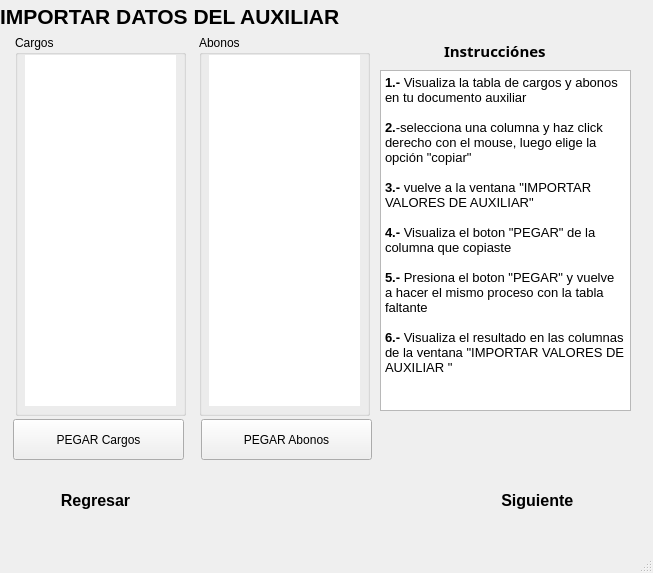
<?xml version="1.0" encoding="UTF-8"?>
<ui version="4.0">
 <class>ventana_Importar_Auxiliar</class>
 <widget class="QMainWindow" name="ventana_Importar_Auxiliar">
  <property name="geometry">
   <rect>
    <x>0</x>
    <y>0</y>
    <width>653</width>
    <height>573</height>
   </rect>
  </property>
  <property name="windowTitle">
   <string>MainWindow</string>
  </property>
  <widget class="QWidget" name="centralwidget">
   <widget class="QGroupBox" name="groupBox_Cargos">
    <property name="geometry">
     <rect>
      <x>15</x>
      <y>35</y>
      <width>171</width>
      <height>381</height>
     </rect>
    </property>
    <property name="title">
     <string>Cargos</string>
    </property>
    <widget class="QTableWidget" name="tableWidget_Cargos">
     <property name="geometry">
      <rect>
       <x>10</x>
       <y>20</y>
       <width>151</width>
       <height>351</height>
      </rect>
     </property>
     <property name="frameShape">
      <enum>QFrame::NoFrame</enum>
     </property>
     <property name="editTriggers">
      <set>QAbstractItemView::NoEditTriggers</set>
     </property>
    </widget>
   </widget>
   <widget class="QGroupBox" name="groupBox_Abonos">
    <property name="geometry">
     <rect>
      <x>199</x>
      <y>35</y>
      <width>171</width>
      <height>381</height>
     </rect>
    </property>
    <property name="title">
     <string>Abonos</string>
    </property>
    <widget class="QTableWidget" name="tableWidget_Abonos">
     <property name="geometry">
      <rect>
       <x>10</x>
       <y>20</y>
       <width>151</width>
       <height>351</height>
      </rect>
     </property>
     <property name="frameShape">
      <enum>QFrame::NoFrame</enum>
     </property>
     <property name="editTriggers">
      <set>QAbstractItemView::NoEditTriggers</set>
     </property>
    </widget>
   </widget>
   <widget class="QLabel" name="label_ImportarAux">
    <property name="geometry">
     <rect>
      <x>0</x>
      <y>6</y>
      <width>641</width>
      <height>21</height>
     </rect>
    </property>
    <property name="font">
     <font>
      <pointsize>16</pointsize>
      <weight>75</weight>
      <bold>true</bold>
     </font>
    </property>
    <property name="layoutDirection">
     <enum>Qt::RightToLeft</enum>
    </property>
    <property name="styleSheet">
     <string notr="true">QLabel {
    qproperty-alignment: 'AlignCenter';
}</string>
    </property>
    <property name="text">
     <string>IMPORTAR DATOS DEL AUXILIAR</string>
    </property>
   </widget>
   <widget class="QPushButton" name="btn_pasteCargos">
    <property name="geometry">
     <rect>
      <x>13</x>
      <y>419</y>
      <width>171</width>
      <height>41</height>
     </rect>
    </property>
    <property name="cursor">
     <cursorShape>PointingHandCursor</cursorShape>
    </property>
    <property name="text">
     <string>PEGAR Cargos</string>
    </property>
   </widget>
   <widget class="QPushButton" name="btn_pasteAbonos">
    <property name="geometry">
     <rect>
      <x>201</x>
      <y>419</y>
      <width>171</width>
      <height>41</height>
     </rect>
    </property>
    <property name="cursor">
     <cursorShape>PointingHandCursor</cursorShape>
    </property>
    <property name="text">
     <string>PEGAR Abonos</string>
    </property>
   </widget>
   <widget class="QLabel" name="label_Instrucciones">
    <property name="geometry">
     <rect>
      <x>444</x>
      <y>30</y>
      <width>121</width>
      <height>41</height>
     </rect>
    </property>
    <property name="font">
     <font>
      <family>Source Code Pro</family>
      <pointsize>11</pointsize>
      <weight>75</weight>
      <bold>true</bold>
     </font>
    </property>
    <property name="text">
     <string>Instrucciónes</string>
    </property>
   </widget>
   <widget class="QTextEdit" name="textEdit">
    <property name="geometry">
     <rect>
      <x>380</x>
      <y>70</y>
      <width>251</width>
      <height>341</height>
     </rect>
    </property>
    <property name="readOnly">
     <bool>true</bool>
    </property>
    <property name="html">
     <string>&lt;!DOCTYPE HTML PUBLIC &quot;-//W3C//DTD HTML 4.0//EN&quot; &quot;http://www.w3.org/TR/REC-html40/strict.dtd&quot;&gt;
&lt;html&gt;&lt;head&gt;&lt;meta name=&quot;qrichtext&quot; content=&quot;1&quot; /&gt;&lt;style type=&quot;text/css&quot;&gt;
p, li { white-space: pre-wrap; }
&lt;/style&gt;&lt;/head&gt;&lt;body style=&quot; font-family:'MS Shell Dlg 2'; font-size:8.25pt; font-weight:400; font-style:normal;&quot;&gt;
&lt;p style=&quot; margin-top:0px; margin-bottom:0px; margin-left:0px; margin-right:0px; -qt-block-indent:0; text-indent:0px;&quot;&gt;&lt;span style=&quot; font-size:10pt; font-weight:600;&quot;&gt;1.- &lt;/span&gt;&lt;span style=&quot; font-size:10pt;&quot;&gt;Visualiza la tabla de cargos y abonos en tu documento auxiliar&lt;/span&gt;&lt;/p&gt;
&lt;p style=&quot;-qt-paragraph-type:empty; margin-top:0px; margin-bottom:0px; margin-left:0px; margin-right:0px; -qt-block-indent:0; text-indent:0px; font-size:10pt;&quot;&gt;&lt;br /&gt;&lt;/p&gt;
&lt;p style=&quot; margin-top:0px; margin-bottom:0px; margin-left:0px; margin-right:0px; -qt-block-indent:0; text-indent:0px;&quot;&gt;&lt;span style=&quot; font-size:10pt; font-weight:600;&quot;&gt;2.&lt;/span&gt;&lt;span style=&quot; font-size:10pt;&quot;&gt;-selecciona una columna y haz click derecho con el mouse, luego elige la opción &amp;quot;copiar&amp;quot;&lt;/span&gt;&lt;/p&gt;
&lt;p style=&quot;-qt-paragraph-type:empty; margin-top:0px; margin-bottom:0px; margin-left:0px; margin-right:0px; -qt-block-indent:0; text-indent:0px; font-size:10pt;&quot;&gt;&lt;br /&gt;&lt;/p&gt;
&lt;p style=&quot; margin-top:0px; margin-bottom:0px; margin-left:0px; margin-right:0px; -qt-block-indent:0; text-indent:0px;&quot;&gt;&lt;span style=&quot; font-size:10pt; font-weight:600;&quot;&gt;3.-&lt;/span&gt;&lt;span style=&quot; font-size:10pt;&quot;&gt; vuelve a la ventana &amp;quot;IMPORTAR VALORES DE AUXILIAR&amp;quot;&lt;/span&gt;&lt;/p&gt;
&lt;p style=&quot;-qt-paragraph-type:empty; margin-top:0px; margin-bottom:0px; margin-left:0px; margin-right:0px; -qt-block-indent:0; text-indent:0px; font-size:10pt;&quot;&gt;&lt;br /&gt;&lt;/p&gt;
&lt;p style=&quot; margin-top:0px; margin-bottom:0px; margin-left:0px; margin-right:0px; -qt-block-indent:0; text-indent:0px;&quot;&gt;&lt;span style=&quot; font-size:10pt; font-weight:600;&quot;&gt;4.-&lt;/span&gt;&lt;span style=&quot; font-size:10pt;&quot;&gt; Visualiza el boton &amp;quot;PEGAR&amp;quot; de la columna que copiaste &lt;/span&gt;&lt;/p&gt;
&lt;p style=&quot;-qt-paragraph-type:empty; margin-top:0px; margin-bottom:0px; margin-left:0px; margin-right:0px; -qt-block-indent:0; text-indent:0px; font-size:10pt;&quot;&gt;&lt;br /&gt;&lt;/p&gt;
&lt;p style=&quot; margin-top:0px; margin-bottom:0px; margin-left:0px; margin-right:0px; -qt-block-indent:0; text-indent:0px;&quot;&gt;&lt;span style=&quot; font-size:10pt; font-weight:600;&quot;&gt;5.-&lt;/span&gt;&lt;span style=&quot; font-size:10pt;&quot;&gt; Presiona el boton &amp;quot;PEGAR&amp;quot; y vuelve a hacer el mismo proceso con la tabla faltante&lt;/span&gt;&lt;/p&gt;
&lt;p style=&quot;-qt-paragraph-type:empty; margin-top:0px; margin-bottom:0px; margin-left:0px; margin-right:0px; -qt-block-indent:0; text-indent:0px; font-size:10pt;&quot;&gt;&lt;br /&gt;&lt;/p&gt;
&lt;p style=&quot; margin-top:0px; margin-bottom:0px; margin-left:0px; margin-right:0px; -qt-block-indent:0; text-indent:0px;&quot;&gt;&lt;span style=&quot; font-size:10pt; font-weight:600;&quot;&gt;6.-&lt;/span&gt;&lt;span style=&quot; font-size:10pt;&quot;&gt; Visualiza el resultado en las columnas de la ventana &amp;quot;IMPORTAR VALORES DE AUXILIAR &amp;quot;&lt;/span&gt;&lt;/p&gt;
&lt;p style=&quot;-qt-paragraph-type:empty; margin-top:0px; margin-bottom:0px; margin-left:0px; margin-right:0px; -qt-block-indent:0; text-indent:0px;&quot;&gt;&lt;br /&gt;&lt;/p&gt;&lt;/body&gt;&lt;/html&gt;</string>
    </property>
   </widget>
   <widget class="QWidget" name="verticalLayoutWidget">
    <property name="geometry">
     <rect>
      <x>10</x>
      <y>470</y>
      <width>171</width>
      <height>61</height>
     </rect>
    </property>
    <layout class="QVBoxLayout" name="verticalLayout">
     <item>
      <widget class="QPushButton" name="btn_regresar">
       <property name="font">
        <font>
         <pointsize>12</pointsize>
         <weight>75</weight>
         <bold>true</bold>
        </font>
       </property>
       <property name="cursor">
        <cursorShape>PointingHandCursor</cursorShape>
       </property>
       <property name="layoutDirection">
        <enum>Qt::LeftToRight</enum>
       </property>
       <property name="text">
        <string>Regresar</string>
       </property>
       <property name="icon">
        <iconset>
         <normaloff>../Phats/imagenesFront/Back.png</normaloff>../Phats/imagenesFront/Back.png</iconset>
       </property>
       <property name="iconSize">
        <size>
         <width>50</width>
         <height>50</height>
        </size>
       </property>
       <property name="default">
        <bool>false</bool>
       </property>
       <property name="flat">
        <bool>true</bool>
       </property>
      </widget>
     </item>
    </layout>
   </widget>
   <widget class="QWidget" name="verticalLayoutWidget_2">
    <property name="geometry">
     <rect>
      <x>449</x>
      <y>470</y>
      <width>181</width>
      <height>61</height>
     </rect>
    </property>
    <layout class="QVBoxLayout" name="verticalLayout_2">
     <item>
      <widget class="QPushButton" name="btn_Next_Auxiliar">
       <property name="font">
        <font>
         <pointsize>12</pointsize>
         <weight>75</weight>
         <bold>true</bold>
        </font>
       </property>
       <property name="cursor">
        <cursorShape>PointingHandCursor</cursorShape>
       </property>
       <property name="layoutDirection">
        <enum>Qt::RightToLeft</enum>
       </property>
       <property name="text">
        <string>Siguiente </string>
       </property>
       <property name="icon">
        <iconset>
         <normaloff>../Phats/imagenesFront/Next.png</normaloff>../Phats/imagenesFront/Next.png</iconset>
       </property>
       <property name="iconSize">
        <size>
         <width>50</width>
         <height>50</height>
        </size>
       </property>
       <property name="default">
        <bool>false</bool>
       </property>
       <property name="flat">
        <bool>true</bool>
       </property>
      </widget>
     </item>
    </layout>
   </widget>
  </widget>
  <widget class="QMenuBar" name="menubar">
   <property name="geometry">
    <rect>
     <x>0</x>
     <y>0</y>
     <width>653</width>
     <height>21</height>
    </rect>
   </property>
  </widget>
  <widget class="QStatusBar" name="statusbar"/>
 </widget>
 <resources/>
 <connections/>
</ui>
